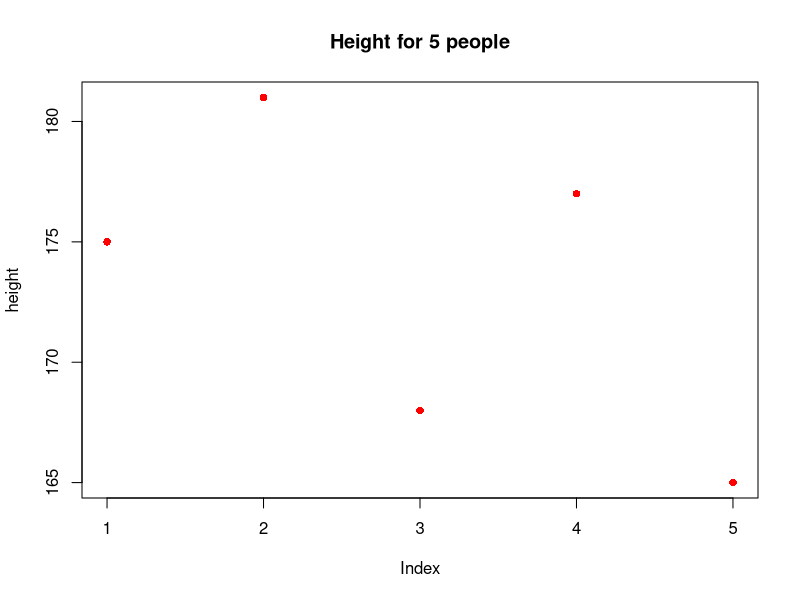
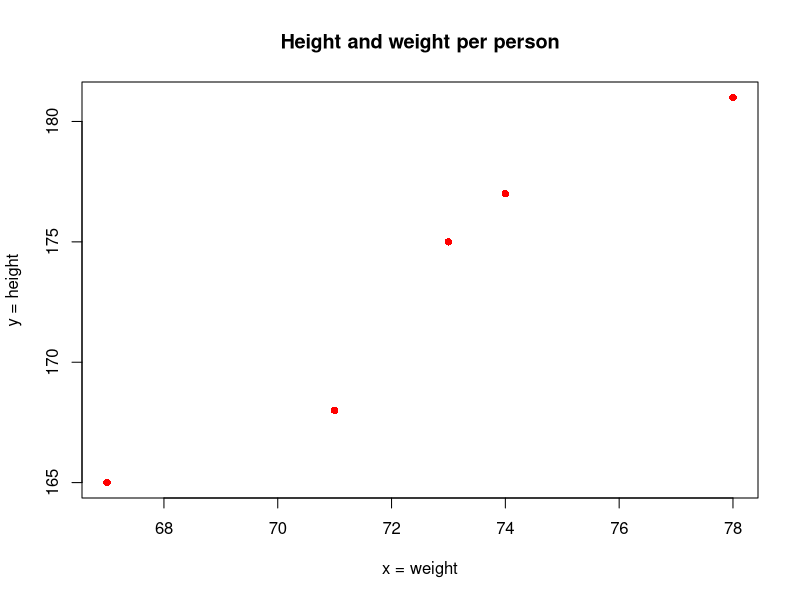
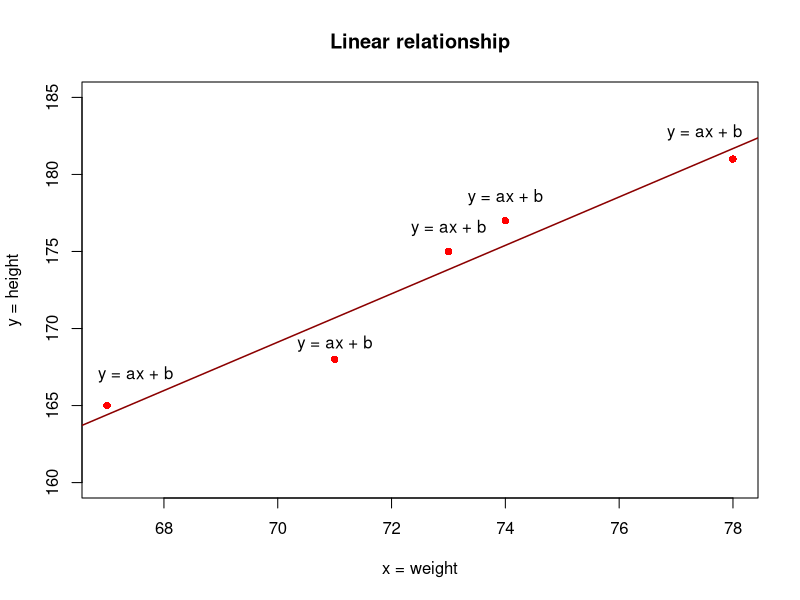
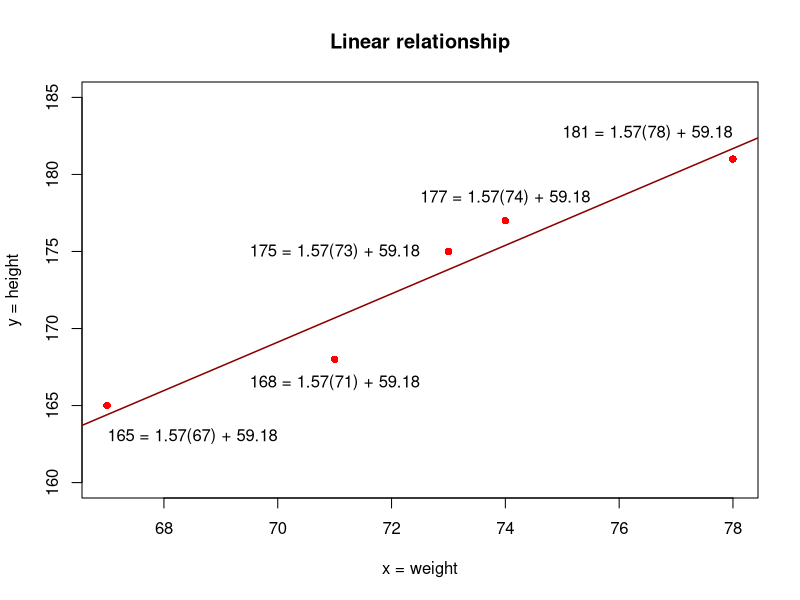
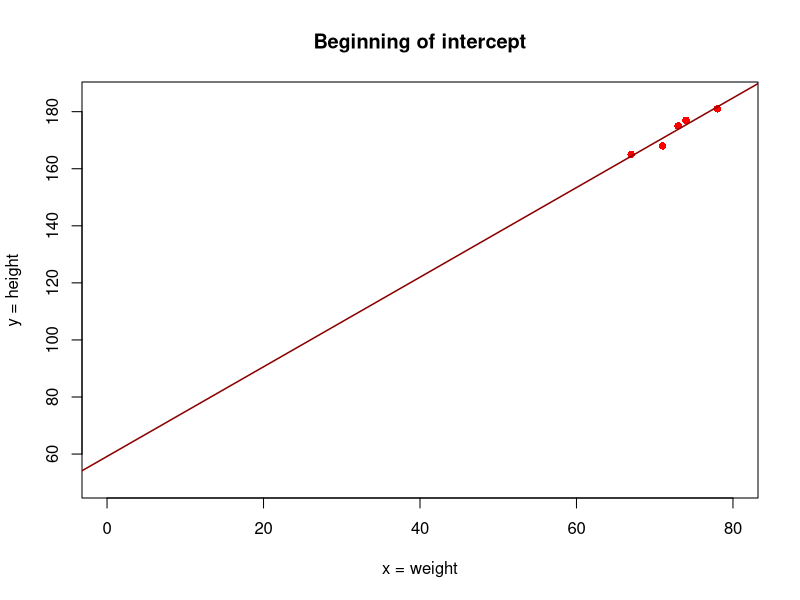

Write the R code that produced these figures, in order.


### EXAMPLE CODE FOR ARCHBIMOD VIDEOS (ARCHVIDMOD)

### Video lecture #3 Types of models: mathematical

### Alfredo Cortell-Nicolau

### 11th December, 2021

## 1. Seeing the data

## Create data
height <- c(175,181,168,177,165) ## Measured in centimeters
weight <- c(73,78,71,74,67) ## Measured in Kg

## Plot height
plot(height, pch = 16, col = "red", main = "Height for 5 people")

## Plot height + weight
plot(y = height, x = weight, pch = 16, col = "red", main = "Height and weight per person",
     ylab = "y = height", xlab = "x = weight")


## 2. Doing the model

## Make linear model
dat <- data.frame("height" = height, "weight" = weight) ## Combina data in a data frame
lm <- lm(height ~ weight, data = dat)


## 3. Plotting

## Plot linear relationship
plot(y = height, x = weight, pch = 16, col = "red", ylim = c(160,185), 
     main = "Linear relationship", ylab = "y = height", xlab = "x = weight")
abline(lm, col = "darkred", lwd = 1.5) ## Add linear relationship

## Add linear model per point
text(y = c(height[1]+1.5, height[2]+1.7, height[3]+1, height[4]+1.5, height[5]+2),
     x = c(weight[1], weight[2]-0.5, weight[3], weight[4], weight[5]+0.5),
     labels = rep("y = ax + b")) 

## Change formula by actual values
plot(y = height, x = weight, pch = 16, col = "red", ylim = c(160,185),
     main = "Linear relationship", ylab = "y = height", xlab = "x = weight")
abline(lm, col = "darkred", lwd = 1.5) ## Add linear relationship

## Add linear model per point
text(y = c(height[1], height[2]+1.7, height[3]-1.5, height[4]+1.5, height[5]-2),
     x = c(weight[1]-2, weight[2]-1.5, weight[3], weight[4], weight[5]+1.5),
     labels = c(paste0(height[1]," = 1.57(", weight[1],") + 59.18"),
                paste0(height[2]," = 1.57(", weight[2],") + 59.18"),
                paste0(height[3]," = 1.57(", weight[3],") + 59.18"),
                paste0(height[4]," = 1.57(", weight[4],") + 59.18"),
                paste0(height[5]," = 1.57(", weight[5],") + 59.18"))) 

## Plot beginning intercept (b)
plot(y = height, x = weight, pch = 16, col = "red", ylim = c(50,185), xlim = c(0,80),
     main = "Beginning of intercept", ylab = "y = height", xlab = "x = weight")
abline(lm, col = "darkred", lwd = 1.5) ## Add linear relationship

## End



